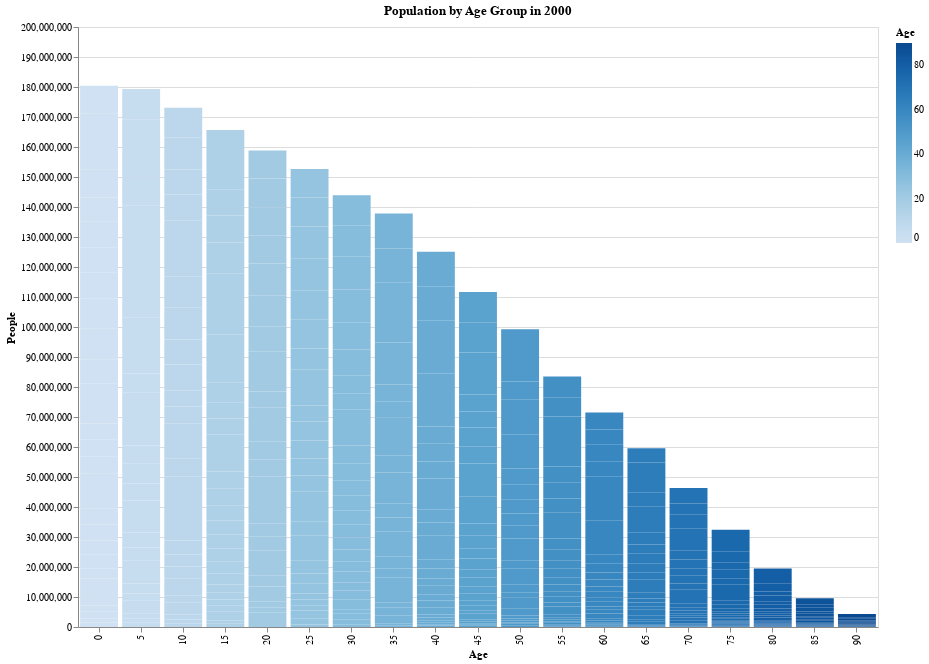

Notebook cell for this chart:
### Code cell
chart_data_population = alt.Chart(data_population).mark_bar().encode(
    x=alt.X('age:O', title="Age"),
    y=alt.Y('people:Q', title="People"),
    color=alt.Color("age:Q", title="Age"),
    tooltip=[
        alt.Tooltip('age:O', title='Age'),
        alt.Tooltip('people:Q', title='People')
    ]
).properties(
    title='Population by Age Group in 2000',
    width=800,
    height=600
)

chart_data_population

### Figure 1 — Vega-Lite specification as saved in the notebook (floating-point values rounded to 4 significant figures; data arrays with more than 128 entries replaced by an {"elided": "..."} marker saying what was removed)
{"config": {"view": {"continuousWidth": 300, "continuousHeight": 300}}, "data": {"name": "data-cad754cf4d5364ff5e4f53bc6cf9d388"}, "mark": {"type": "bar"}, "encoding": {"color": {"field": "age", "title": "Age", "type": "quantitative"}, "tooltip": [{"field": "age", "title": "Age", "type": "ordinal"}, {"field": "people", "title": "People", "type": "quantitative"}], "x": {"field": "age", "title": "Age", "type": "ordinal"}, "y": {"field": "people", "title": "People", "type": "quantitative"}}, "height": 600, "title": "Population by Age Group in 2000", "width": 800, "$schema": "https://vega.github.io/schema/vega-lite/v5.20.1.json", "datasets": {"data-cad754cf4d5364ff5e4f53bc6cf9d388": {"elided": "570 records"}}}
